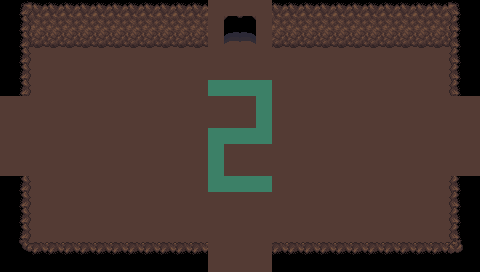

This is a level from a 2D game, rendered from its Tiled map with the project's own tilesets. A one-line summary and the complete map file follow:
An orthogonal 30x17 tile map with 16x16 px tiles, 3 tile layers (Base, Ground, Upper), 2 tilesets and 14 objects (6x SpawnPoint, 4x Entrance, 4x BlockObject).

<map version="1.5" tiledversion="1.6.0" orientation="orthogonal" renderorder="right-down" width="30" height="17" tilewidth="16" tileheight="16" infinite="0" nextlayerid="22" nextobjectid="82">
 <properties>
  <property name="Dungeon" value="Cave" />
  <property name="MapType" value="Cave" />
  <property name="Lighting" value="0.99" />
  <property name="Modular" type="bool" value="true" />
  <property name="ResourcesMinMax" value="30-60" />
 </properties>
 <tileset firstgid="1" source="../Tilesets/tilesetManorGrounds.tsx" />
 <tileset firstgid="626" source="../Tilesets/tsWalls_Floors.tsx" />
 <layer id="19" name="Base" width="30" height="17">
  <data encoding="csv">
699,699,699,699,699,699,699,699,699,699,699,699,699,773,773,773,773,699,699,699,699,699,699,699,699,699,699,699,699,699,
699,699,699,699,699,699,699,699,699,699,699,699,699,773,818,819,773,699,699,699,699,699,699,699,699,699,699,699,699,699,
699,773,773,773,773,773,773,773,773,773,773,773,773,773,840,841,773,773,773,773,773,773,773,773,773,773,773,773,773,699,
699,773,773,773,773,773,773,773,773,773,773,773,773,773,773,773,773,773,773,773,773,773,773,773,773,773,773,773,773,699,
699,773,773,773,773,773,773,773,773,773,773,773,773,773,773,773,773,773,773,773,773,773,773,773,773,773,773,773,773,699,
699,773,773,773,773,773,773,773,773,773,773,773,773,727,727,727,727,773,773,773,773,773,773,773,773,773,773,773,773,699,
773,773,773,773,773,773,773,773,773,773,773,773,773,773,773,773,727,773,773,773,773,773,773,773,773,773,773,773,773,773,
773,773,773,773,773,773,773,773,773,773,773,773,773,773,773,773,727,773,773,773,773,773,773,773,773,773,773,773,773,773,
773,773,773,773,773,773,773,773,773,773,773,773,773,727,727,727,727,773,773,773,773,773,773,773,773,773,773,773,773,773,
773,773,773,773,773,773,773,773,773,773,773,773,773,727,773,773,773,773,773,773,773,773,773,773,773,773,773,773,773,773,
773,773,773,773,773,773,773,773,773,773,773,773,773,727,773,773,773,773,773,773,773,773,773,773,773,773,773,773,773,773,
699,773,773,773,773,773,773,773,773,773,773,773,773,727,727,727,727,773,773,773,773,773,773,773,773,773,773,773,773,699,
699,773,773,773,773,773,773,773,773,773,773,773,773,773,773,773,773,773,773,773,773,773,773,773,773,773,773,773,773,699,
699,773,773,773,773,773,773,773,773,773,773,773,773,773,773,773,773,773,773,773,773,773,773,773,773,773,773,773,773,699,
699,773,773,773,773,773,773,773,773,773,773,773,773,773,773,773,773,773,773,773,773,773,773,773,773,773,773,773,773,699,
699,773,773,773,773,773,773,773,773,773,773,773,773,773,773,773,773,773,773,773,773,773,773,773,773,773,773,773,773,699,
699,699,699,699,699,699,699,699,699,699,699,699,699,773,773,773,773,699,699,699,699,699,699,699,699,699,699,699,699,699
</data>
 </layer>
 <layer id="20" name="Ground" width="30" height="17">
  <data encoding="csv">
0,793,793,793,793,793,793,793,793,793,793,793,793,0,0,0,0,793,793,793,793,793,793,793,793,793,793,793,793,0,
0,815,815,815,815,815,815,815,815,815,815,815,815,0,0,0,0,815,815,815,815,815,815,815,815,815,815,815,815,0,
0,837,837,837,837,837,837,837,837,837,837,837,837,0,0,0,0,837,837,837,837,837,837,837,837,837,837,837,837,0,
0,880,0,0,0,0,0,0,0,0,0,0,0,0,0,0,0,0,0,0,0,0,0,0,0,0,0,0,881,0,
0,880,0,0,0,0,0,0,0,0,0,0,0,0,0,0,0,0,0,0,0,0,0,0,0,0,0,0,881,0,
0,880,0,0,0,0,0,0,0,0,0,0,0,0,0,0,0,0,0,0,0,0,0,0,0,0,0,0,881,0,
0,773,0,0,0,0,0,0,0,0,0,0,0,0,0,0,0,0,0,0,0,0,0,0,0,0,0,0,773,0,
0,773,0,0,0,0,0,0,0,0,0,0,0,0,0,0,0,0,0,0,0,0,0,0,0,0,0,0,773,0,
0,0,0,0,0,0,0,0,0,0,0,0,0,0,0,0,0,0,0,0,0,0,0,0,0,0,0,0,0,0,
0,0,0,0,0,0,0,0,0,0,0,0,0,0,0,0,0,0,0,0,0,0,0,0,0,0,0,0,0,0,
0,0,0,0,0,0,0,0,0,0,0,0,0,0,0,0,0,0,0,0,0,0,0,0,0,0,0,0,0,0,
0,880,0,0,0,0,0,0,0,0,0,0,0,0,0,0,0,0,0,0,0,0,0,0,0,0,0,0,881,0,
0,880,0,0,0,0,0,0,0,0,0,0,0,0,0,0,0,0,0,0,0,0,0,0,0,0,0,0,881,0,
0,880,0,0,0,0,0,0,0,0,0,0,0,0,0,0,0,0,0,0,0,0,0,0,0,0,0,0,881,0,
0,880,0,0,0,0,0,0,0,0,0,0,0,0,0,0,0,0,0,0,0,0,0,0,0,0,0,0,881,0,
0,902,0,0,0,0,0,0,0,0,0,0,0,0,0,0,0,0,0,0,0,0,0,0,0,0,0,0,903,0,
0,0,0,0,0,0,0,0,0,0,0,0,0,0,0,0,0,0,0,0,0,0,0,0,0,0,0,0,0,0
</data>
 </layer>
 <layer id="21" name="Upper" width="30" height="17">
  <data encoding="csv">
0,858,0,0,0,0,0,0,0,0,0,0,0,0,0,0,0,0,0,0,0,0,0,0,0,0,0,0,859,0,
0,880,0,0,0,0,0,0,0,0,0,0,0,0,0,0,0,0,0,0,0,0,0,0,0,0,0,0,881,0,
0,880,0,0,0,0,0,0,0,0,0,0,0,0,0,0,0,0,0,0,0,0,0,0,0,0,0,0,881,0,
0,0,0,0,0,0,0,0,0,0,0,0,0,0,0,0,0,0,0,0,0,0,0,0,0,0,0,0,0,0,
0,0,0,0,0,0,0,0,0,0,0,0,0,0,0,0,0,0,0,0,0,0,0,0,0,0,0,0,0,0,
0,0,0,0,0,0,0,0,0,0,0,0,0,0,0,0,0,0,0,0,0,0,0,0,0,0,0,0,0,0,
0,0,0,0,0,0,0,0,0,0,0,0,0,0,0,0,0,0,0,0,0,0,0,0,0,0,0,0,0,0,
0,0,0,0,0,0,0,0,0,0,0,0,0,0,0,0,0,0,0,0,0,0,0,0,0,0,0,0,0,0,
0,0,0,0,0,0,0,0,0,0,0,0,0,0,0,0,0,0,0,0,0,0,0,0,0,0,0,0,0,0,
0,0,0,0,0,0,0,0,0,0,0,0,0,0,0,0,0,0,0,0,0,0,0,0,0,0,0,0,0,0,
0,0,0,0,0,0,0,0,0,0,0,0,0,0,0,0,0,0,0,0,0,0,0,0,0,0,0,0,0,0,
0,0,0,0,0,0,0,0,0,0,0,0,0,0,0,0,0,0,0,0,0,0,0,0,0,0,0,0,0,0,
0,0,0,0,0,0,0,0,0,0,0,0,0,0,0,0,0,0,0,0,0,0,0,0,0,0,0,0,0,0,
0,0,0,0,0,0,0,0,0,0,0,0,0,0,0,0,0,0,0,0,0,0,0,0,0,0,0,0,0,0,
0,0,0,0,0,0,0,0,0,0,0,0,0,0,0,0,0,0,0,0,0,0,0,0,0,0,0,0,0,0,
0,0,771,771,771,771,771,771,771,771,771,771,771,0,0,0,0,771,771,771,771,771,771,771,771,771,771,771,0,0,
0,0,0,0,0,0,0,0,0,0,0,0,0,0,0,0,0,0,0,0,0,0,0,0,0,0,0,0,0,0
</data>
 </layer>
 <objectgroup id="4" name="Travel">
  <object id="51" name="Entrance" x="224" y="268" width="32" height="4">
   <properties>
    <property name="EntranceDir" value="Up" />
    <property name="Modular" type="bool" value="true" />
   </properties>
  </object>
  <object id="53" name="Entrance" x="224" y="28" width="32" height="4">
   <properties>
    <property name="EntranceDir" value="Down" />
    <property name="Modular" type="bool" value="true" />
   </properties>
  </object>
  <object id="54" name="Entrance" x="0" y="128" width="4" height="32">
   <properties>
    <property name="EntranceDir" value="Right" />
    <property name="Modular" type="bool" value="true" />
   </properties>
  </object>
  <object id="55" name="Entrance" x="476" y="128" width="4" height="32">
   <properties>
    <property name="EntranceDir" value="Left" />
    <property name="Modular" type="bool" value="true" />
   </properties>
  </object>
 </objectgroup>
 <objectgroup id="5" name="MapObject">
  <object id="72" name="SpawnPoint" x="100.098" y="69.1203" width="10" height="8.5" />
  <object id="73" name="SpawnPoint" x="212.335" y="100.848" width="10" height="8.5" />
  <object id="74" name="SpawnPoint" x="405.478" y="69.5169" width="10" height="8.5" />
  <object id="75" name="SpawnPoint" x="52.1098" y="228.552" width="10" height="8.5" />
  <object id="76" name="SpawnPoint" x="419.358" y="211.499" width="10" height="8.5" />
  <object id="77" name="SpawnPoint" x="339.643" y="132.179" width="10" height="8.5" />
  <object id="78" name="BlockObject" x="211.212" y="3.22879" width="55.625" height="9.75">
   <properties>
    <property name="Dir" value="Up" />
    <property name="Open" type="bool" value="false" />
   </properties>
  </object>
  <object id="79" name="BlockObject" x="210.217" y="243.202" width="55.625" height="9.75">
   <properties>
    <property name="Dir" value="Down" />
    <property name="Open" type="bool" value="false" />
   </properties>
  </object>
  <object id="80" name="BlockObject" x="1.46211" y="97.7288" width="26.75" height="74">
   <properties>
    <property name="Dir" value="Left" />
    <property name="Open" type="bool" value="false" />
   </properties>
  </object>
  <object id="81" name="BlockObject" x="452.462" y="99.2288" width="26.75" height="74">
   <properties>
    <property name="Dir" value="Right" />
    <property name="Open" type="bool" value="false" />
   </properties>
  </object>
 </objectgroup>
 <objectgroup id="6" name="Character" />
</map>
